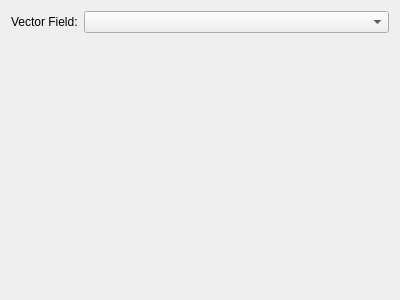
<?xml version="1.0" encoding="UTF-8"?>
<ui version="4.0">
 <class>pqSurfaceLICSummaryDisplayPanel</class>
 <widget class="QWidget" name="pqSurfaceLICSummaryDisplayPanel">
  <property name="geometry">
   <rect>
    <x>0</x>
    <y>0</y>
    <width>400</width>
    <height>300</height>
   </rect>
  </property>
  <property name="windowTitle">
   <string>Form</string>
  </property>
  <layout class="QFormLayout" name="formLayout">
   <item row="0" column="0">
    <widget class="QLabel" name="VectorFieldSelectorLabel">
     <property name="text">
      <string>Vector Field:</string>
     </property>
    </widget>
   </item>
   <item row="0" column="1">
    <widget class="QComboBox" name="VectorFieldSelector"/>
   </item>
  </layout>
 </widget>
 <resources/>
 <connections/>
</ui>
